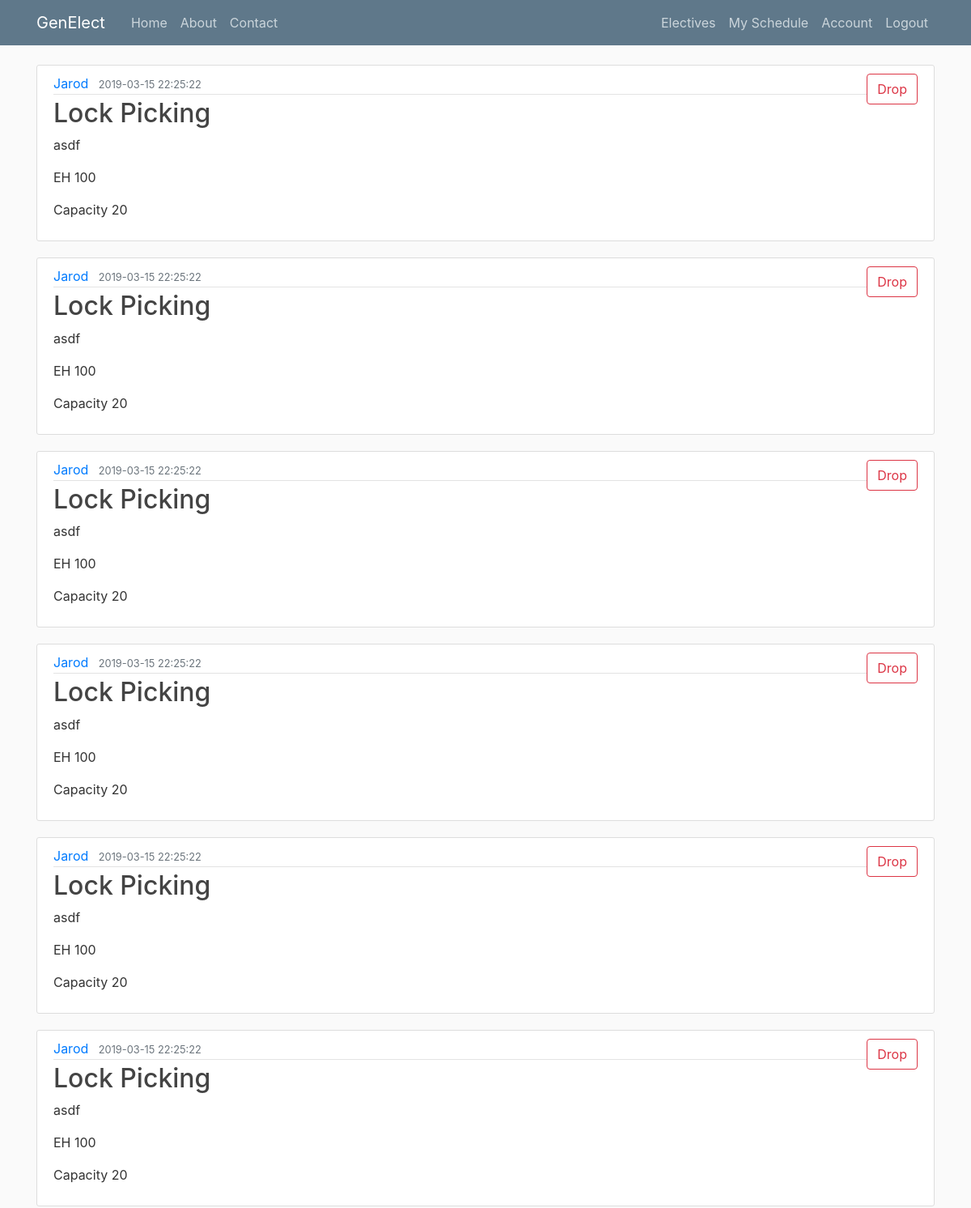
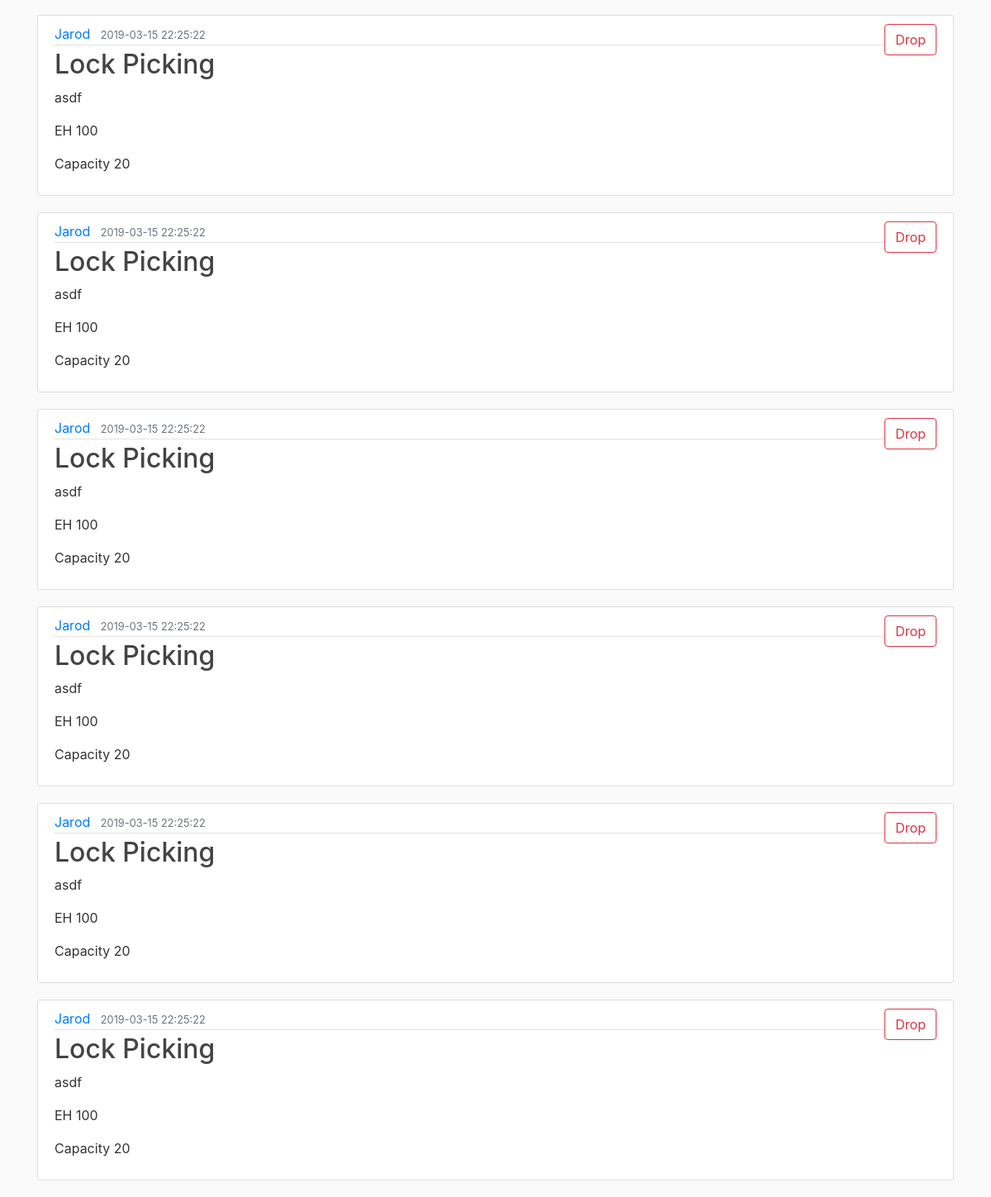
The app's page /schedule (signed in), older data (2 pictures, top to bottom).
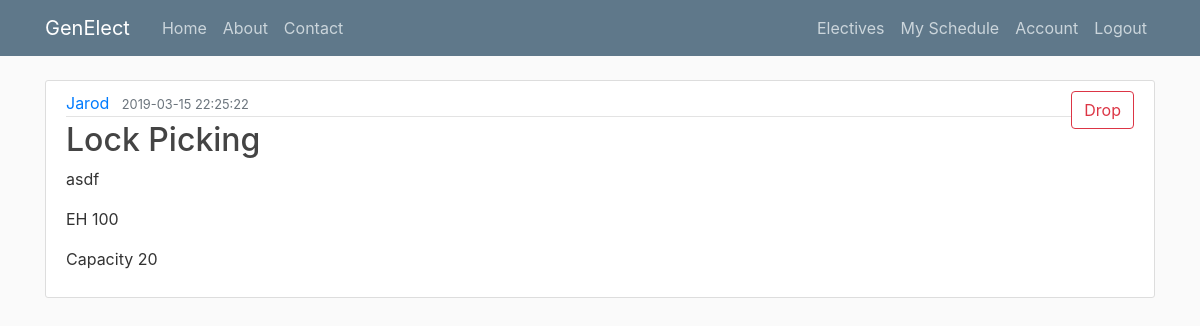
The same page, newer data.
### genElect/models.py (models this page shows)
class Base(db.Model):
    __abstract__ = True
    id = db.Column(db.Integer, primary_key=True, autoincrement=True)
    date_created = db.Column(db.DateTime, default=db.func.current_timestamp())
    date_modified = db.Column(db.DateTime, default=db.func.current_timestamp(),
            onupdate=db.func.current_timestamp())

class Registrations(Base):
    __tablesname__ = 'registrations'
    user_id = db.Column(db.Integer, db.ForeignKey('users.id'), nullable=False)
    offering_id = db.Column(db.Integer, db.ForeignKey('offerings.id'), nullable=False)

class Offerings(Base):
    __tablename__ = 'offerings'
    day = db.Column(db.Date)
    period_start = db.Column(db.Integer)
    period_length = db.Column(db.Integer)
    building = db.Column(db.String(100))
    room = db.Column(db.String(100))
    instructor = db.Column(db.String(100))
    capacity = db.Column(db.Integer)
    elective_id = db.Column(db.Integer, db.ForeignKey('electives.id'), nullable=False)
    registrations = db.relationship('Registrations', backref='offering', lazy=True)

class Electives(Base):
    __tablename__ = 'electives'
    name = db.Column(db.String(100))
    description = db.Column(db.String(500))
    prerequisites = db.Column(db.String(500))
    offerings = db.relationship('Offerings', backref='elective', lazy=True)

### genElect/__init__.py (the view)
@app.route("/schedule") #FOR STUDENT USE
def schedule():
    if current_user.is_authenticated:
        registrations = current_user.registrations #grab all user registrations
        return render_template('schedule.html', registrations=registrations)
    else:
        flash("Please login first", 'info')
        return redirect(url_for('login'))

### genElect/__init__.py (called while the page is built)
@login_manager.user_loader
def load_user(user_id):
    return Users.query.get(int(user_id))

### genElect/templates/schedule.html
{% extends "layout.html" %}
{% block content %}
    {% for registration in registrations %}
        <article class="media content-section">
          <div class="media-body">
            <div class="article-metadata">
              <a class="mr-2" href="#">{{registration.offering.instructor}}</a>
              <small class="text-muted">{{ registration.offering.date_created }}</small>
            </div>
            <h2><a class="article-title" href="#">{{ registration.offering.elective.name }}</a></h2>
            <p class="article-content">{{ registration.offering.elective.description }}</p>
            <p class="article-content">{{ registration.offering.building }} {{ registration.offering.room }}</p>
            <p class="article-content">Capacity {{ registration.offering.capacity }}</p>
          </div>
          <div class="form-group">
            <button type="button" onclick="window.location.href = '/drop/{{registration.id}}'" class="btn btn-outline-danger">Drop</button>
        </div>
        </article>
    {% endfor %}
{% endblock content %}

### genElect/templates/layout.html (shortened to what this page needs)
<!DOCTYPE html>
<html>
<head>
    <link rel="stylesheet" href="https://maxcdn.bootstrapcdn.com/bootstrap/4.0.0/css/bootstrap.min.css">
    <link rel="stylesheet" type="text/css" href="{{ url_for('static', filename='main.css') }}">
</head>
<body>
    <header class="site-header">
      <nav class="navbar navbar-expand-md navbar-dark bg-steel fixed-top">
        <div class="container">
          <a class="navbar-brand mr-4" href="/">GenElect</a>
          <div class="collapse navbar-collapse" id="navbarToggle">
            <div class="navbar-nav mr-auto">
              {% if not current_user.is_authenticated or current_user.role != "admin" %}
                <a class="nav-item nav-link" href="{{ url_for('index') }}">Home</a>
                <a class="nav-item nav-link" href="{{ url_for('about') }}">About</a>
                <a class="nav-item nav-link" href="{{ url_for('contact') }}">Contact</a>
              {% endif %}
            </div>
            <div class="navbar-nav">
              {% if current_user.is_authenticated %}
                {% if current_user.role == "student" %}
                  <a class="nav-item nav-link" href="/electives">Electives</a>
                  <a class="nav-item nav-link" href="/schedule">My Schedule</a>
                  <a class="nav-item nav-link" href="{{ url_for('account') }}">Account</a>
                {% endif %}
                <a class="nav-item nav-link" href="{{ url_for('logout') }}">Logout</a>
              {% else %}
                <a class="nav-item nav-link" href="{{ url_for('login') }}">Login</a>
              {% endif %}
            </div>
          </div>
        </div>
      </nav>
    </header>
    <main role="main" class="container">
      <div class="row">
        <div class="col-md-12">
          {% block content %}{% endblock %}
        </div>
      </div>
    </main>
</body>
</html>

### genElect/static/main.css (style rules this page uses)
body { background: #fafafa; color: #333333; margin-top: 5rem; }
h1, h2, h3, h4, h5, h6 { color: #444444; }
.bg-steel { background-color: #5f788a; }
.site-header .navbar-nav .nav-link { color: #cbd5db; }
.content-section { background: #ffffff; padding: 10px 20px; border: 1px solid #dddddd; border-radius: 3px; margin-bottom: 20px; }
.article-title { color: #444444; }
.article-content { white-space: pre-line; }
.article-metadata { padding-bottom: 1px; margin-bottom: 4px; border-bottom: 1px solid #e3e3e3 }

Row changes from the older to the newer data that the page shows:
removed Registrations: offering.instructor "Jarod", offering.date_created "2019-03-15 22:25:22", offering.elective.name "Lock Picking", offering.elective.description "asdf", offering.building "EH", offering.room "100", offering.capacity "20"
removed Registrations: offering.instructor "Jarod", offering.date_created "2019-03-15 22:25:22", offering.elective.name "Lock Picking", offering.elective.description "asdf", offering.building "EH", offering.room "100", offering.capacity "20"
removed Registrations: offering.instructor "Jarod", offering.date_created "2019-03-15 22:25:22", offering.elective.name "Lock Picking", offering.elective.description "asdf", offering.building "EH", offering.room "100", offering.capacity "20"
removed Registrations: offering.instructor "Jarod", offering.date_created "2019-03-15 22:25:22", offering.elective.name "Lock Picking", offering.elective.description "asdf", offering.building "EH", offering.room "100", offering.capacity "20"
removed Registrations: offering.instructor "Jarod", offering.date_created "2019-03-15 22:25:22", offering.elective.name "Lock Picking", offering.elective.description "asdf", offering.building "EH", offering.room "100", offering.capacity "20"
removed Registrations: offering.instructor "Jarod", offering.date_created "2019-03-15 22:25:22", offering.elective.name "Lock Picking", offering.elective.description "asdf", offering.building "EH", offering.room "100", offering.capacity "20"
removed Registrations: offering.instructor "Jarod", offering.date_created "2019-03-15 22:25:22", offering.elective.name "Lock Picking", offering.elective.description "asdf", offering.building "EH", offering.room "100", offering.capacity "20"
removed Registrations: offering.instructor "Jarod", offering.date_created "2019-03-15 22:25:22", offering.elective.name "Lock Picking", offering.elective.description "asdf", offering.building "EH", offering.room "100", offering.capacity "20"
removed Registrations: offering.instructor "Jarod", offering.date_created "2019-03-15 22:25:22", offering.elective.name "Lock Picking", offering.elective.description "asdf", offering.building "EH", offering.room "100", offering.capacity "20"
removed Registrations: offering.instructor "Jarod", offering.date_created "2019-03-15 22:25:22", offering.elective.name "Lock Picking", offering.elective.description "asdf", offering.building "EH", offering.room "100", offering.capacity "20"
removed Registrations: offering.instructor "Jarod", offering.date_created "2019-03-15 22:25:22", offering.elective.name "Lock Picking", offering.elective.description "asdf", offering.building "EH", offering.room "100", offering.capacity "20"
